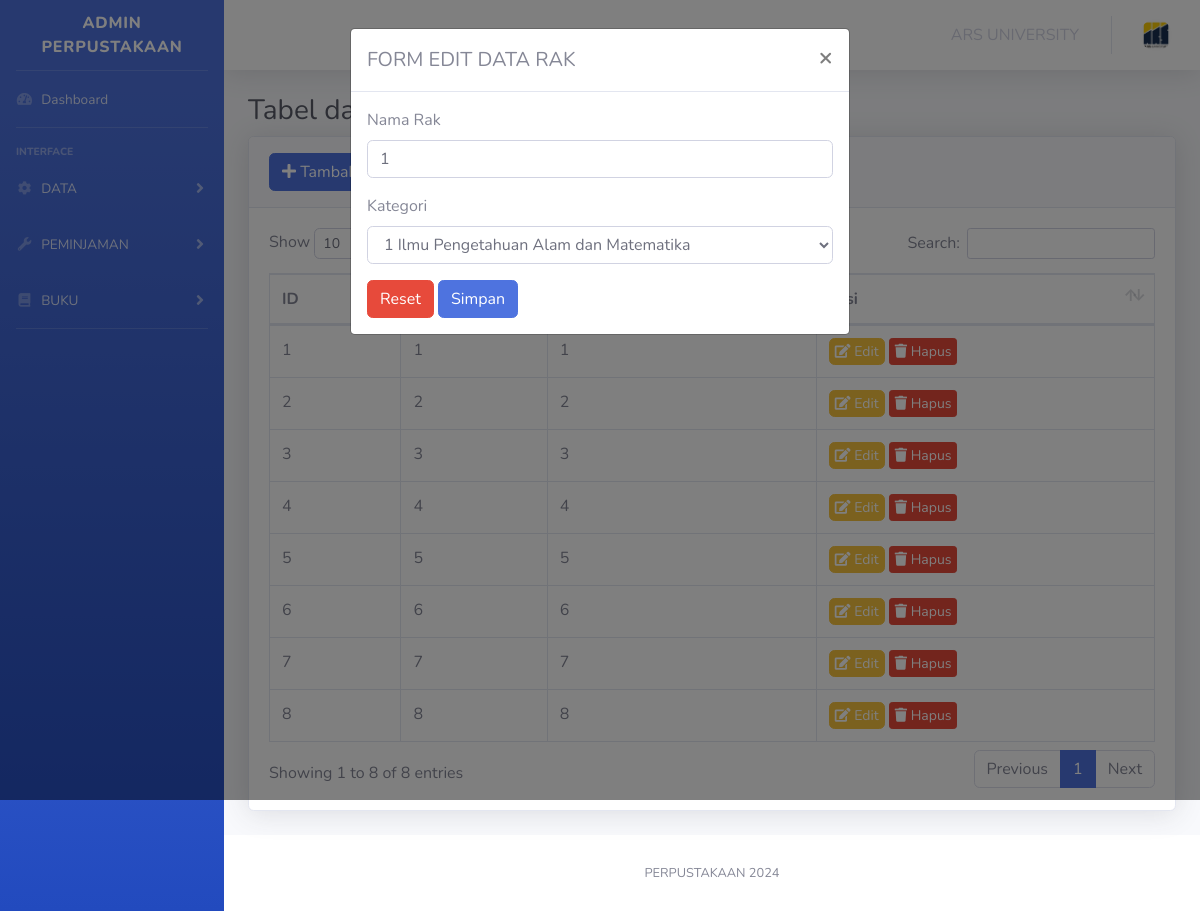
The page /files/views/template/rak.php?edit=1 on the database its author committed.
### tables this page shows
CREATE TABLE `rak` (
  `id_rak` int(11) NOT NULL,
  `rak` char(30) NOT NULL,
  `id_kategori` int(11) NOT NULL
);

CREATE TABLE `kategori` (
  `id_kategori` int(11) NOT NULL,
  `nama_kategori` varchar(255) NOT NULL
);

### files/views/template/rak.php (the view, shortened to what this page needs)
<!DOCTYPE html>
<html lang="en">
<head>
    <link href="../../../../PERPUSTAKAAN/files/public/vendor/fontawesome-free/css/all.min.css" rel="stylesheet" type="text/css">
    <link href="../../../../PERPUSTAKAAN/files/public/css/sb-admin-2.min.css" rel="stylesheet">
    <link href="../../../../PERPUSTAKAAN/files/public/vendor/datatables/dataTables.bootstrap4.min.css" rel="stylesheet">
</head>
<?php
include(__DIR__ . '/../../app/koneksi.php');
$query = mysqli_query($conn, "SELECT * FROM rak ORDER BY id_rak ASC");
$editData = null;
if (isset($_GET['edit'])) {
    $id = $_GET['edit'];
    $editQuery = mysqli_query($conn, "SELECT * FROM rak WHERE id_rak='$id'");
    $editData = mysqli_fetch_assoc($editQuery);
}
?>
<body id="page-top">
    <div id="wrapper">
        <ul class="navbar-nav bg-gradient-primary sidebar sidebar-dark accordion" id="accordionSidebar">
            <a class="sidebar-brand d-flex align-items-center justify-content-center" href="index.html">
                <div class="sidebar-brand-text mx-3">ADMIN PERPUSTAKAAN</div>
            </a>
            <hr class="sidebar-divider my-0">
            <li class="nav-item">
                <a class="nav-link" href="/PERPUSTAKAAN/files/views/template/main.php">
                    <i class="fas fa-fw fa-tachometer-alt"></i>
                    <span>Dashboard</span>
                </a>
            </li>
            <hr class="sidebar-divider">
            <div class="sidebar-heading">
                Interface
            </div>
            <li class="nav-item">
                <a class="nav-link collapsed" href="#" data-toggle="collapse" data-target="#collapseTwo" aria-expanded="true" aria-controls="collapseTwo">
                    <i class="fas fa-fw fa-cog"></i>
                    <span>DATA</span>
                </a>
            </li>
            <li class="nav-item">
                <a class="nav-link collapsed" href="#" data-toggle="collapse" data-target="#collapseUtilities" aria-expanded="true" aria-controls="collapseUtilities">
                    <i class="fas fa-fw fa-wrench"></i>
                    <span>PEMINJAMAN</span>
                </a>
            </li>
            <li class="nav-item">
                <a class="nav-link collapsed" href="#" data-toggle="collapse" data-target="#collapseBuku" aria-expanded="true" aria-controls="collapseBuku">
                    <i class="fas fa-fw fa-book"></i>
                    <span>BUKU</span>
                </a>
            </li>
            <hr class="sidebar-divider">
        </ul>
        <div id="content-wrapper" class="d-flex flex-column">
            <div id="content">
                <nav class="navbar navbar-expand navbar-light bg-white topbar mb-4 static-top shadow">
                    <ul class="navbar-nav ml-auto">
                        <li class="nav-item dropdown no-arrow mx-1">
                            <a class="nav-link dropdown-toggle" href="https://ars.ac.id" target="_blank" role="button">
                                <span>ARS UNIVERSITY</span>
                            </a>
                        </li>
                        <li class="nav-item dropdown no-arrow">
                            <a class="nav-link dropdown-toggle" href="#" id="userDropdown" role="button" data-toggle="dropdown" aria-haspopup="true" aria-expanded="false">
                                <img class="img-profile rounded-circle" src="../../../../PERPUSTAKAAN/files/public/assets/ARS.jpg">
                            </a>
                        </li>
                    </ul>
                </nav>
                <div class="container-fluid">
                    <h1 class="h3 mb-2 text-gray-800 page-heading">Tabel data rak</h1>
                    <div class="card shadow mb-4">
                        <div class="card-header py-3">
                            <button class="btn btn-primary" data-toggle="modal" data-target="#exampleModal"><i class="fa fa-plus"></i> Tambah data</button>
                        </div>
                        <div class="card-body">
                            <div class="table-responsive">
                                <table class="table table-bordered" id="dataTable" width="100%" cellspacing="0">
                                    <thead>
                                        <tr>
                                            <th>ID</th>
                                            <th>rak</th>
                                            <th>id kategori</th>
                                            <th>aksi</th>
                                        </tr>
                                    </thead>
                                    <tbody>
                                        <?php
                                        $id_rak = 1;
                                        while ($data = $query->fetch_object()) {
                                        ?>
                                            <tr>
                                                <td><?= $id_rak; ?></td>
                                                <td><?= $data->rak; ?></td>
                                                <td><?= $data->id_kategori; ?></td>
                                                <td>
                                                    <a href="?edit=<?= $data->id_rak; ?>" class="btn btn-warning" style="font-size: 14px; padding: 2px 5px;" data-target="#editModal">
                                                        <i class="fa fa-edit" style="font-size: 14px;"></i> Edit
                                                    </a>
                                                    <a href="?hapus=<?= $data->id_rak; ?>" class="btn btn-danger btn-sm" style="font-size: 14px; padding: 2px 5px;" onclick="return confirm('Yakin menghapus data ini?');">
                                                        <i class="fa fa-trash" style="font-size: 14px;"></i> Hapus
                                                    </a>
                                                </td>
                                            </tr>
                                        <?php
                                            $id_rak++;
                                        }
                                        ?>
                                    </tbody>
                                </table>
                            </div>
                        </div>
                    </div>
                </div>
            </div>
            <div class="modal fade" id="editModal" tabindex="-1" role="dialog" aria-labelledby="exampleModalLabel" aria-hidden="true">
                <div class="modal-dialog" role="document">
                    <div class="modal-content">
                        <div class="modal-header">
                            <h5 class="modal-title" id="exampleModalLabel">FORM EDIT DATA RAK</h5>
                            <button type="button" class="close" data-dismiss="modal" aria-label="Close">
                                <span aria-hidden="true">&times;</span>
                            </button>
                        </div>
                        <div class="modal-body">
                            <form action="../../../../PERPUSTAKAAN/files/views/template/rak.php" method="post">
                                <div class="form-group">
                                    <label for="rak">Nama Rak</label>
                                    <input type="text" name="rak" class="form-control" value="<?= isset($editData['rak']) ? $editData['rak'] : '' ?>">
                                </div>
                                <div class="form-group">
                                    <label for="id_kategori">Kategori</label>
                                    <select name="id_kategori" class="form-control" required>
                                        <?php
                                        $kategoriResult = mysqli_query($conn, "SELECT id_kategori, nama_kategori FROM kategori");
                                        while ($row = mysqli_fetch_assoc($kategoriResult)) :
                                        ?>
                                            <option value="<?php echo $row['id_kategori']; ?>" <?php echo isset($editData) && $editData['id_kategori'] == $row['id_kategori'] ? 'selected' : ''; ?>>
                                                <?php echo $row['id_kategori']; ?>
                                                <?php echo $row['nama_kategori']; ?>
                                            </option>
                                        <?php endwhile; ?>
                                    </select>
                                </div>
                                <button type="reset" class="btn btn-danger" data-dismiss="modal">Reset</button>
                                <button type="submit" class="btn btn-primary">Simpan</button>
                            </form>
                        </div>
                    </div>
                </div>
            </div>
            <footer class="sticky-footer bg-white">
                <div class="container my-auto">
                    <div class="copyright text-center my-auto">
                        <span>PERPUSTAKAAN 2024</span>
                    </div>
                </div>
            </footer>
        </div>
    </div>
</body>
</html>

### files/views/template/rak.php (style rules this page uses)
.page-heading { margin-top: 20px; }

### rows shown on the page
rak: rak "1", id_kategori "1", id_kategori "1 Ilmu Pengetahuan Alam dan Matematika"
rak: rak "2", id_kategori "2"
rak: rak "3", id_kategori "3"
rak: rak "4", id_kategori "4"
rak: rak "5", id_kategori "5"
rak: rak "6", id_kategori "6"
rak: rak "7", id_kategori "7"
rak: rak "8", id_kategori "8"
